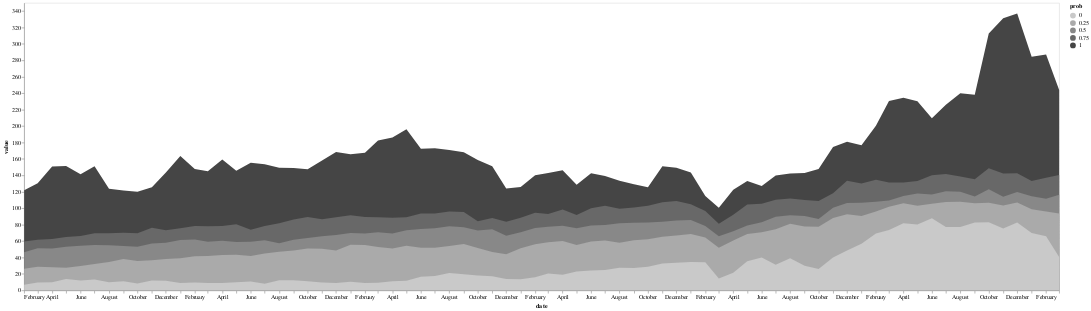

Here is the notebook cell this chart was saved with:
### Code cell
base = alt.Chart(nasdaqCut).mark_line().encode(
   x=alt.X("date",axis=alt.Axis(grid=False)),
   y=alt.Y("close",axis=alt.Axis(grid=False)),
   color=alt.Color('ticker', scale=alt.Scale(scheme='redblue')),
).properties(
   height=500, width=1800
)

quantiles = base.transform_quantile(
    "close", probs=[1,0.75,0.5,.25,0], groupby=["date"]
).mark_area(opacity=1).encode(alt.Y("value:Q", stack=None,axis=alt.Axis(grid=False)), alt.Color("prob:N", scale=alt.Scale(scheme='greys')))

quantiles

### Figure 1 — Vega-Lite specification as saved in the notebook (floating-point values rounded to 4 significant figures; data arrays with more than 128 entries replaced by an {"elided": "..."} marker saying what was removed)
{"config": {"view": {"continuousWidth": 400, "continuousHeight": 300}}, "data": {"name": "data-1fa9d2bb4c7d46f2018375d374eb6623"}, "mark": {"type": "area", "opacity": 1}, "encoding": {"color": {"field": "prob", "scale": {"scheme": "greys"}, "type": "nominal"}, "x": {"axis": {"grid": false}, "field": "date", "type": "temporal"}, "y": {"axis": {"grid": false}, "field": "value", "stack": null, "type": "quantitative"}}, "height": 500, "transform": [{"quantile": "close", "groupby": ["date"], "probs": [1, 0.75, 0.5, 0.25, 0]}], "width": 1800, "$schema": "https://vega.github.io/schema/vega-lite/v4.17.0.json", "datasets": {"data-1fa9d2bb4c7d46f2018375d374eb6623": {"elided": "4017 records"}}}
